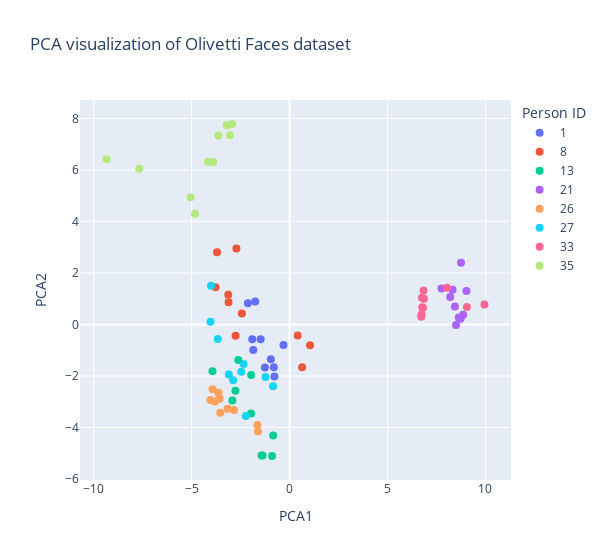

Notebook code for this chart:
### Code cell
# Create the scatterplot
fig_pca = px.scatter(df, x='PCA1', y='PCA2', color='Person',
                 color_continuous_scale=px.colors.sequential.Plotly3,
                 width=600, 
                 title='PCA visualization of Olivetti Faces dataset',
                 labels={'Person': 'Person ID'})
fig_pca.update_traces(marker=dict(size=8))
fig_pca.show()

### Figure 1 — Plotly figure (JSON) as saved in the notebook; plotly's stock layout.template omitted (floating-point values rounded to 4 significant figures)
{"data": [{"hovertemplate": "Person ID=1<br>PCA1=%{x}<br>PCA2=%{y}<extra></extra>", "legendgroup": "1", "marker": {"color": "#636efa", "size": 8, "symbol": "circle"}, "mode": "markers", "name": "1", "orientation": "v", "showlegend": true, "type": "scatter", "x": [-2.127, -1.903, -1.852, -0.8009, -1.755, -1.261, -0.311, -0.9537, -0.7735, -1.476], "xaxis": "x", "y": [0.8213, -0.5779, -0.9918, -1.664, 0.8915, -1.669, -0.799, -1.352, -2.019, -0.5735], "yaxis": "y"}, {"hovertemplate": "Person ID=8<br>PCA1=%{x}<br>PCA2=%{y}<extra></extra>", "legendgroup": "8", "marker": {"color": "#EF553B", "size": 8, "symbol": "circle"}, "mode": "markers", "name": "8", "orientation": "v", "showlegend": true, "type": "scatter", "x": [0.4132, 0.6404, 1.047, -3.13, -3.114, -2.712, -3.702, -3.781, -2.434, -2.755], "xaxis": "x", "y": [-0.4305, -1.662, -0.8038, 1.152, 0.8586, 2.947, 2.806, 1.446, 0.4268, -0.4348], "yaxis": "y"}, {"hovertemplate": "Person ID=13<br>PCA1=%{x}<br>PCA2=%{y}<extra></extra>", "legendgroup": "13", "marker": {"color": "#00cc96", "size": 8, "symbol": "circle"}, "mode": "markers", "name": "13", "orientation": "v", "showlegend": true, "type": "scatter", "x": [-2.922, -0.8356, -1.379, -3.934, -2.762, -1.431, -2.615, -1.96, -0.8918, -1.966], "xaxis": "x", "y": [-2.947, -4.313, -5.091, -1.812, -2.572, -5.09, -1.375, -1.957, -5.106, -3.452], "yaxis": "y"}, {"hovertemplate": "Person ID=21<br>PCA1=%{x}<br>PCA2=%{y}<extra></extra>", "legendgroup": "21", "marker": {"color": "#ab63fa", "size": 8, "symbol": "circle"}, "mode": "markers", "name": "21", "orientation": "v", "showlegend": true, "type": "scatter", "x": [9.033, 8.324, 8.732, 7.756, 8.201, 8.753, 8.866, 8.501, 8.638, 8.442], "xaxis": "x", "y": [1.301, 1.353, 0.2222, 1.399, 1.07, 2.395, 0.3784, -0.02154, 0.2683, 0.6992], "yaxis": "y"}, {"hovertemplate": "Person ID=26<br>PCA1=%{x}<br>PCA2=%{y}<extra></extra>", "legendgroup": "26", "marker": {"color": "#FFA15A", "size": 8, "symbol": "circle"}, "mode": "markers", "name": "26", "orientation": "v", "showlegend": true, "type": "scatter", "x": [-3.633, -2.837, -4.039, -3.535, -3.163, -1.641, -3.567, -3.807, -1.616, -3.932], "xaxis": "x", "y": [-2.652, -3.321, -2.935, -3.429, -3.267, -3.906, -2.884, -2.994, -4.159, -2.516], "yaxis": "y"}, {"hovertemplate": "Person ID=27<br>PCA1=%{x}<br>PCA2=%{y}<extra></extra>", "legendgroup": "27", "marker": {"color": "#19d3f3", "size": 8, "symbol": "circle"}, "mode": "markers", "name": "27", "orientation": "v", "showlegend": true, "type": "scatter", "x": [-3.101, -1.227, -4.038, -3.664, -2.348, -2.878, -2.461, -2.231, -0.8411, -4.011], "xaxis": "x", "y": [-1.942, -2.038, 0.105, -0.5667, -1.531, -2.166, -1.836, -3.556, -2.396, 1.509], "yaxis": "y"}, {"hovertemplate": "Person ID=33<br>PCA1=%{x}<br>PCA2=%{y}<extra></extra>", "legendgroup": "33", "marker": {"color": "#FF6692", "size": 8, "symbol": "circle"}, "mode": "markers", "name": "33", "orientation": "v", "showlegend": true, "type": "scatter", "x": [6.738, 6.719, 6.775, 8.034, 9.053, 6.812, 9.949, 6.762, 6.858, 6.842], "xaxis": "x", "y": [0.3842, 0.2957, 0.6659, 1.425, 0.6765, 0.6453, 0.7788, 1.038, 0.9978, 1.323], "yaxis": "y"}, {"hovertemplate": "Person ID=35<br>PCA1=%{x}<br>PCA2=%{y}<extra></extra>", "legendgroup": "35", "marker": {"color": "#B6E880", "size": 8, "symbol": "circle"}, "mode": "markers", "name": "35", "orientation": "v", "showlegend": true, "type": "scatter", "x": [-9.342, -3.213, -3.637, -4.165, -7.677, -3.044, -2.933, -3.893, -4.825, -5.051], "xaxis": "x", "y": [6.413, 7.739, 7.337, 6.317, 6.046, 7.352, 7.784, 6.298, 4.297, 4.945], "yaxis": "y"}], "layout": {"legend": {"title": {"text": "Person ID"}, "tracegroupgap": 0}, "title": {"text": "PCA visualization of Olivetti Faces dataset"}, "width": 600, "xaxis": {"anchor": "y", "domain": [0, 1], "title": {"text": "PCA1"}}, "yaxis": {"anchor": "x", "domain": [0, 1], "title": {"text": "PCA2"}}}}
